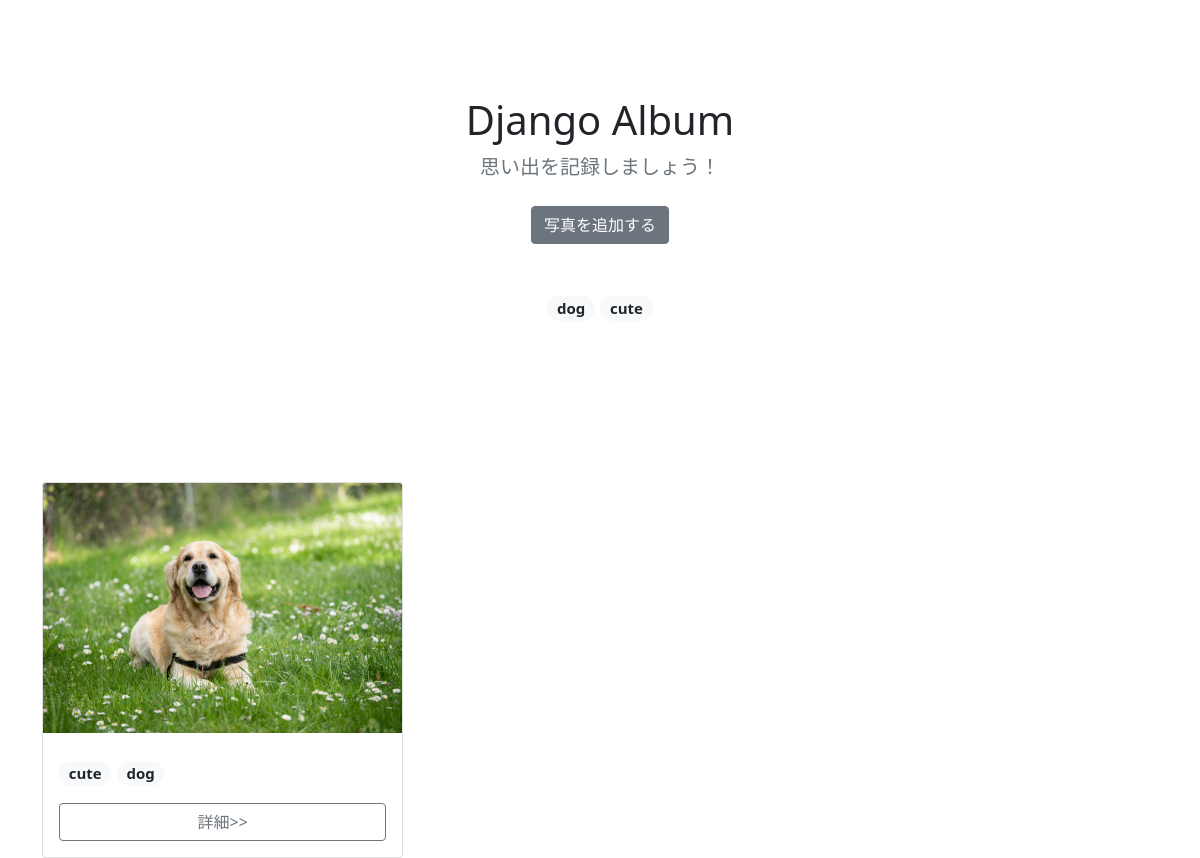
Before: / with the older database file.
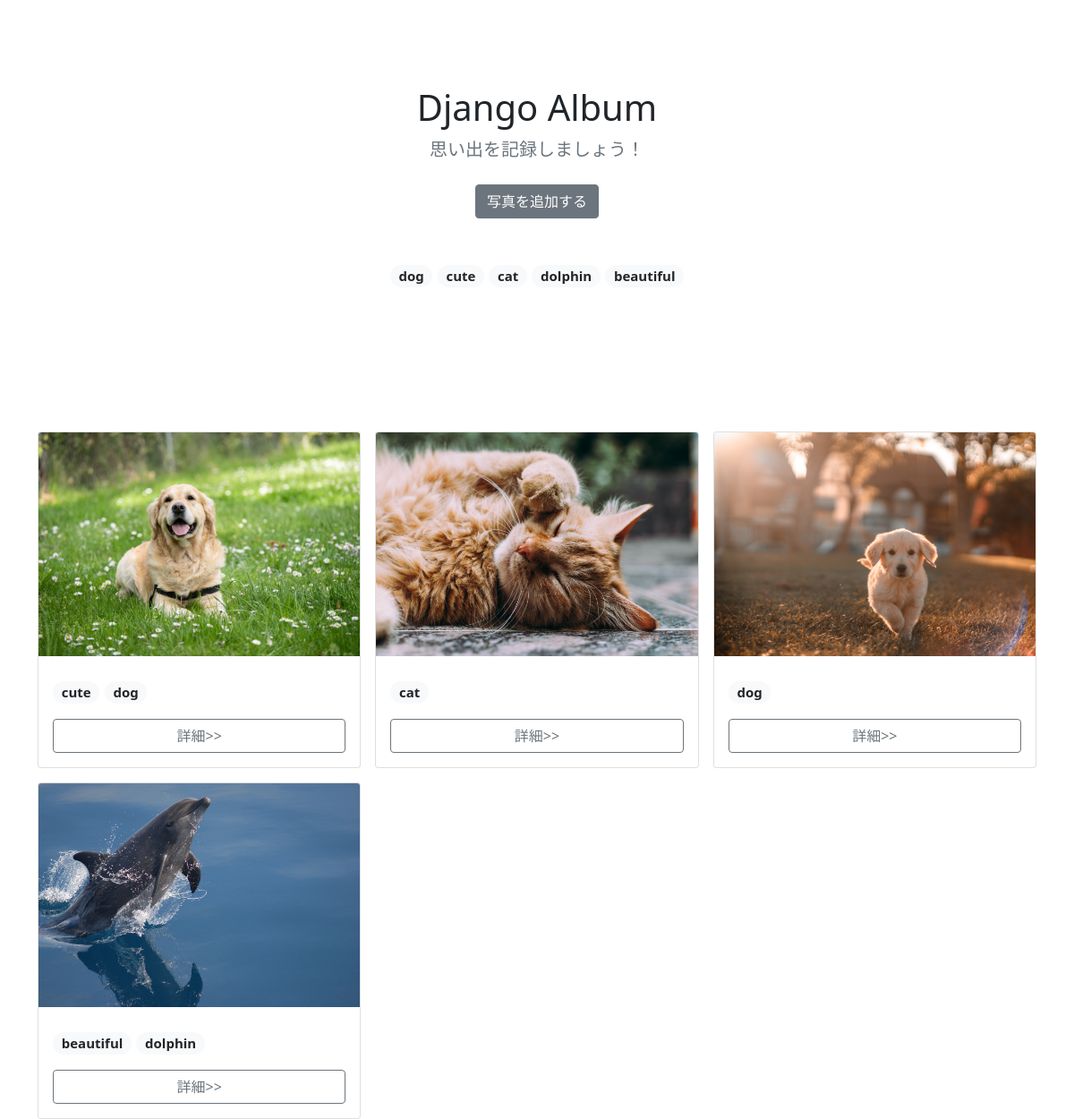
After: the same page with the newer database file.
### album/models.py (models this page shows)
class Tag(models.Model):
    name = models.CharField(max_length=32, primary_key=True)
    def __str__(self):
        return self.name

class Photo(models.Model):
    image = models.ImageField(null=False, blank=False, upload_to="uploads/")
    description = models.TextField(null=True, blank=True)
    created_at = models.DateTimeField(auto_now_add=True)
    tags = models.ManyToManyField(Tag, blank=True)

### album/views.py (the view)
# urls.py: path("", PhotoListView.as_view(), name="photo-list"),
class PhotoListView(ListView):
    model = Photo
    template_name = "album/photo_list.html"
    context_object_name = "photos"
    def get_context_data(self, *args, **kwargs):
        context = super().get_context_data(*args, **kwargs)
        context["tags"] = Tag.objects.all()
        return context

### album/templates/album/photo_list.html (shortened to what this page needs)
{% extends 'album/base.html' %}
{% block header %}
<section class="py-5 text-center container">
    <div class="row py-lg-5">
        <div class="col-lg-6 col-md-8 mx-auto">
            <h1 class="fw-light">Django Album</h1>
            <p class="lead text-muted">思い出を記録しましょう！</p>
            <p>
                <a href="{% url 'photo-create' %}" class="btn btn-secondary my-2">写真を追加する</a>
            </p>
            <p class="pt-4 fs-5">
                {% for tag in tags %}
                <span class="badge rounded-pill bg-light">
                    <a class="text-dark" style="text-decoration: none;" href="{% url 'tag-photo-list' tag.name %}">{{ tag }}</a>
                </span>
                {% endfor %}
            </p>
        </div>
    </div>
</section>
{% endblock %}
{% block content %}
<div class="container">
    <div class="row g-3">
        {% for photo in photos %}
        <div class="col-6 col-md-4">
            <div class="card">
                <img src="{{ photo.image.url }}" class="card-img-top" style="object-fit: cover; height: 250px;">
                <div class="card-body">
                    <p class="mt-2 fs-5">
                        {% for tag in photo.tags.all %}
                        <span class="badge rounded-pill bg-light text-dark">
                            {{ tag }}
                        </span>
                        {% endfor %}
                    </p>
                    <div class="d-grid gap-2">
                        <a href="{% url 'photo-detail' photo.pk %}" class="btn btn-outline-secondary">詳細>></a>
                    </div>
                </div>
            </div>
        </div>
        {% endfor %}
    </div>
</div>
{% endblock %}

### album/templates/album/base.html (shortened to what this page needs)
<!DOCTYPE html>
<html lang="ja">
    <head>
        <link href="https://cdn.jsdelivr.net/npm/bootstrap@5.0.0-beta1/dist/css/bootstrap.min.css" rel="stylesheet"
>
    </head>
    <body>
        {% block header %}
        {% endblock header %}
        <div class="mt-5">
            {% block content %}
            {% endblock content %}
        </div>
    </body>
</html>

Changed rows visible on the page:
added Tag: name "cat"
added Tag: name "dolphin"
added Tag: name "beautiful"
added Photo: image (picture)
added Photo: image (picture), Tag (name "dog")
added Photo: image (picture)
